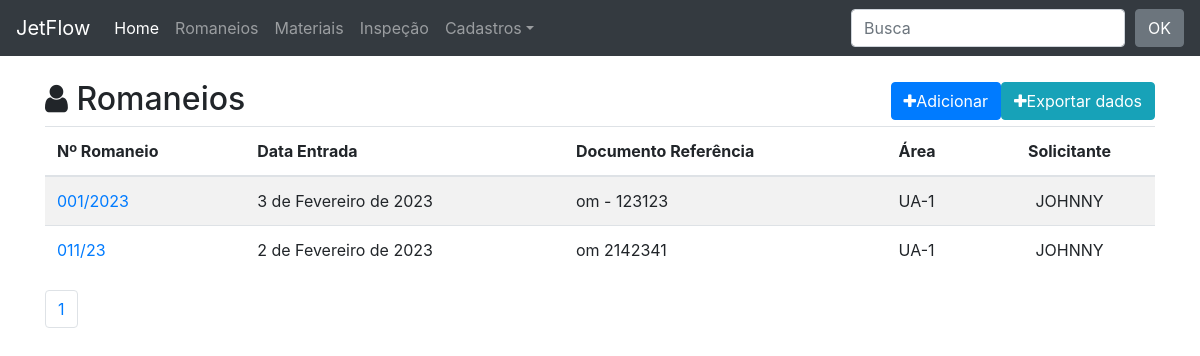
The app's page /romaneios/ with its own data.
### romaneio/models.py (models this page shows, shortened)
class Romaneio(models.Model):
    funcionario = models.ForeignKey(User, on_delete=models.CASCADE)
    entrada = models.DateField(verbose_name='Data de Entrada')
    nf = models.CharField('NF',max_length=15, blank=True, null=True)
    romaneio = models.CharField(max_length=15, unique=True)
    documento = models.CharField('documento referência', max_length=20, blank=True, null=True)
    obs = models.CharField('Obs',blank=True, null=True, max_length=40)
    area = models.ForeignKey(Area, on_delete=models.CASCADE)
    solicitante = models.ForeignKey(Solicitante, on_delete=models.CASCADE)
    class Meta:
        ordering = ('romaneio',)
    def get_absolute_url(self):
        return reverse_lazy('romaneio:romaneio_detail', kwargs={'pk': self.pk})

class Area(models.Model):
    area = models.CharField(max_length=30, unique=True)
    class Meta:
        ordering = ('area',)
    def __str__(self):
        return self.area

class Solicitante(models.Model):
    solicitante = models.CharField(max_length=30, unique=True)
    class Meta:
        ordering = ('solicitante',)
    def __str__(self):
        return self.solicitante

### romaneio/views.py (the view)
# urls.py: path('romaneios/', v.RomaneioList.as_view(), name='romaneio_list'),
class RomaneioList(ListView):
    model = Romaneio
    template_name = 'romaneio_list.html'
    paginate_by = 20
    context_object_name = 'objects_list'
    def get_queryset(self):
        queryset = super(RomaneioList, self).get_queryset()
        search = self.request.GET.get('search')
        if search:
            queryset = queryset.filter(
                Q(romaneio__icontains=search) |
                Q(solicitante__solicitante__icontains=search)
            )
        return queryset

### romaneio/templates/romaneio_list.html
{% extends "base.html" %}
{% block content %}
    <div class="page-header">
        <h2><i class="fa fa-user"></i> Romaneios
            <span class="pull-right">
                <div style="display: flex;">
                <a href="{% url 'romaneio:romaneios_add' %}">
                    <button type="button" class="btn btn-primary">
                        <span class="fa fa-plus"></span>Adicionar
                    </button>
                </a>
                <a href="{% url 'romaneio:export_xlsx_func' %}">
                    <button type="button" class="btn btn-info">
                        <span class="fa fa-plus"></span>Exportar dados
                    </button>
                </a>
                </div>
            </span>
        </h2>
        {% if objects_list %}
        <table class="table table-striped">
            <thead>
                <tr>
                    <th>Nº Romaneio</th>
                    <th>Data Entrada</th>
                    <th>Documento Referência</th>
                    <th>Área</th>
                    <th class="text-center">Solicitante</th>
                </tr>
            </thead>
            <tbody>
                {% for object in objects_list %}
                <tr>
                    <td><a href="{{ object.get_absolute_url }}">{{ object.romaneio }}</a></td>
                    <td>{{ object.entrada }}</td>
                    <td>{{ object.documento }}</td>
                    <td>{{ object.area }}</td>
                    <td class="text-center">{{ object.solicitante }}</td>
                </tr>
                {% endfor %}
            </tbody>
        </table>
        {% else %}
        <p class="alert alert-warning">Sem Itens na Lista </p>
        {% endif %}
    </div>
    {% include "includes/pagination.html" %}
{% endblock content %}

### core/static/css/style.css (style rules this page uses)
body { margin-top: 80px; }

### records on screen
Romaneio: romaneio "001/2023", entrada "3 de Fevereiro de 2023", documento "om - 123123", area "UA-1", solicitante "JOHNNY"
Romaneio: romaneio "011/23", entrada "2 de Fevereiro de 2023", documento "om 2142341", area "UA-1", solicitante "JOHNNY"

### other values on screen
{{ pg }} "1"
